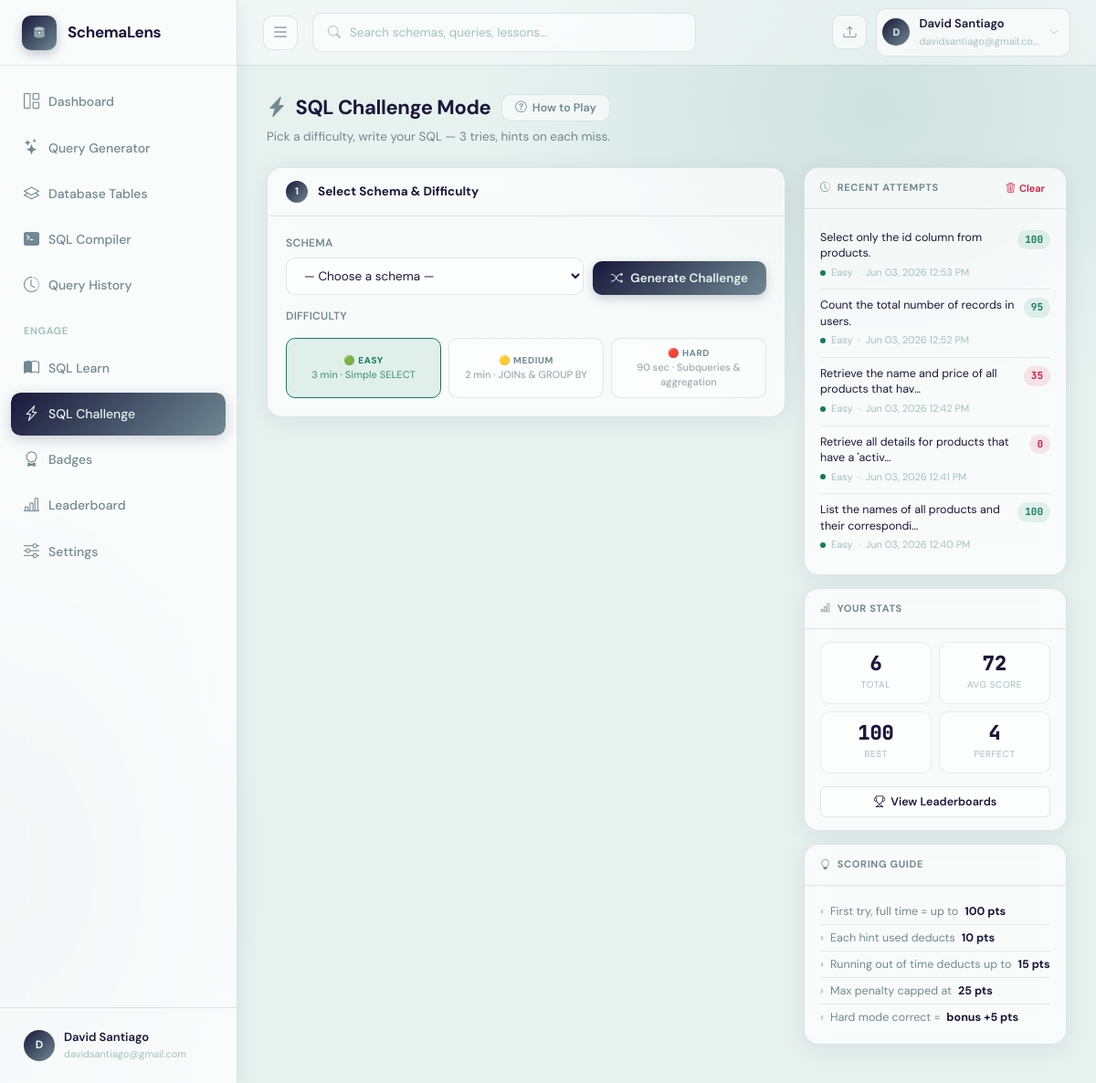
The page /challenge (signed in) on the database its author committed.
### app.py (models this page shows)
class User(UserMixin, db.Model):
    __tablename__ = "users"
    id           = db.Column(db.Integer, primary_key=True)
    name         = db.Column(db.String(120), nullable=False)
    email        = db.Column(db.String(200), unique=True, nullable=False)
    password     = db.Column(db.String(256), nullable=False)
    company      = db.Column(db.String(120), default="")
    role         = db.Column(db.String(80), default="")
    gemini_key   = db.Column(db.String(256), default="")
    last_active   = db.Column(db.DateTime, nullable=True)
    streak_days  = db.Column(db.Integer, default=0)
    created_at   = db.Column(db.DateTime, default=datetime.datetime.utcnow)
    agreement_accepted = db.Column(db.Boolean, default=False)
    agreement_accepted_at = db.Column(db.DateTime, nullable=True)
    schemas      = db.relationship("SchemaUpload", backref="owner", lazy=True,
                                   cascade="all, delete-orphan")
    queries      = db.relationship("QueryHistory", backref="owner", lazy=True,
                                   cascade="all, delete-orphan")
    badges       = db.relationship("UserBadge", backref="user", lazy=True,
                                   cascade="all, delete-orphan")
    challenges   = db.relationship("ChallengeAttempt", backref="user", lazy=True,
                                   cascade="all, delete-orphan")

class ChallengeAttempt(db.Model):
    __tablename__ = "challenge_attempts"
    id            = db.Column(db.Integer, primary_key=True)
    user_id       = db.Column(db.Integer, db.ForeignKey("users.id"), nullable=False)
    schema_id     = db.Column(db.Integer, db.ForeignKey("schema_uploads.id"), nullable=True)
    prompt        = db.Column(db.Text, nullable=False)
    expected_sql  = db.Column(db.Text, default="")
    user_sql      = db.Column(db.Text, default="")
    score         = db.Column(db.Integer, default=0)
    feedback      = db.Column(db.Text, default="")
    attempted_at  = db.Column(db.DateTime, default=datetime.datetime.utcnow)

### app.py (the view)
@app.route("/challenge")
@login_required
def challenge_page():
    schemas = SchemaUpload.query.filter_by(user_id=current_user.id).all()
    selected_schema = None
    preselect_id = request.args.get("schema_id")
    if preselect_id:
        selected_schema = SchemaUpload.query.filter_by(
            id=preselect_id, user_id=current_user.id).first()
    recent_attempts = (
        ChallengeAttempt.query
        .filter_by(user_id=current_user.id)
        .order_by(ChallengeAttempt.attempted_at.desc())
        .limit(5)
        .all()
    )
    all_attempts = ChallengeAttempt.query.filter_by(user_id=current_user.id).all()
    total_attempts = len(all_attempts)
    scores = [a.score for a in all_attempts if a.score is not None]
    avg_score    = round(sum(scores) / len(scores)) if scores else 0
    best_score   = max(scores) if scores else 0
    perfect_count = sum(1 for s in scores if s >= 90)
    return render_template(
        "challenges.html",
        schemas=schemas,
        selected_schema=selected_schema,
        recent_attempts=recent_attempts,
        total_attempts=total_attempts,
        avg_score=avg_score,
        best_score=best_score,
        perfect_count=perfect_count,
    )

### app.py (called while the page is built)
@login_manager.user_loader
def load_user(user_id):
    return db.session.get(User, int(user_id))

@app.template_filter('ph_time')
def ph_time_filter(dt):
    if not dt:
        return ''
    if isinstance(dt, str):
        try:
            dt = datetime.datetime.fromisoformat(dt)
        except Exception:
            return dt
    if dt.tzinfo is None:
        dt = dt.replace(tzinfo=datetime.timezone.utc)
    ph_tz = datetime.timezone(datetime.timedelta(hours=8))
    dt_ph = dt.astimezone(ph_tz)
    return dt_ph.strftime('%b %d, %Y %I:%M %p')

### templates/challenges.html (shortened to what this page needs)
{% extends "base.html" %}
{% block content %}
<div class="pg-head fade-in">
  <div class="pg-head-row" style="margin-bottom:4px;">
    <h1 style="margin-bottom:0;">
      <i class="bi bi-lightning-charge-fill" style="color:var(--primary-mid)"></i>
      SQL Challenge Mode
    </h1>
    <button class="btn-how" onclick="openHtp()">
      <i class="bi bi-question-circle"></i> How to Play
    </button>
  </div>
  <p>Pick a difficulty, write your SQL — 3 tries, hints on each miss.</p>
</div>
<div class="ch-layout">
  <div>
    <div class="sc fade-in fade-in-1">
      <div class="sc-head">
        <div class="sc-num">1</div>
        <div class="sc-title">Select Schema &amp; Difficulty</div>
      </div>
      <div class="sc-body">
        <div class="s1-grid">
          <div>
            <label class="label">Schema</label>
            <select id="schemaSelect" class="select">
              <option value="">— Choose a schema —</option>
            </select>
          </div>
          <button id="generateBtn" class="btn-gen" onclick="generateChallenge()">
            <i class="bi bi-shuffle" id="genIcon"></i>
            <span id="genLabel">Generate Challenge</span>
          </button>
        </div>
        <div style="margin-top:14px;">
          <label class="label">Difficulty</label>
          <div class="diff-row" id="diffRow">
            <button class="diff-btn active-easy" id="diff-easy"   onclick="setDiff('easy')">
              <span class="diff-tag">🟢 Easy</span>
              <span class="diff-time">3 min · Simple SELECT</span>
            </button>
            <button class="diff-btn" id="diff-medium" onclick="setDiff('medium')">
              <span class="diff-tag">🟡 Medium</span>
              <span class="diff-time">2 min · JOINs &amp; GROUP BY</span>
            </button>
            <button class="diff-btn" id="diff-hard" onclick="setDiff('hard')">
              <span class="diff-tag">🔴 Hard</span>
              <span class="diff-time">90 sec · Subqueries &amp; aggregation</span>
            </button>
          </div>
        </div>
      </div>
    </div>
  </div>
  <div>
    <div id="chRecentAttemptsWrapper">
      <div class="side-card fade-in fade-in-2">
        <div class="side-head">
          <i class="bi bi-clock-history"></i> Recent Attempts
          <button class="btn-clear ml" onclick="clearHistory()">
            <i class="bi bi-trash3"></i> Clear
          </button>
        </div>
        <div class="side-body" id="recentAttemptsBody">
          {% if recent_attempts %}
            {% for a in recent_attempts %}
            <div class="att-item">
              <div class="att-row">
                <div class="att-txt">{{ a.prompt[:52] }}{% if a.prompt|length > 52 %}…{% endif %}</div>
                <span class="att-pill {% if a.score >= 80 %}ap-g{% elif a.score >= 50 %}ap-w{% else %}ap-r{% endif %}">{{ a.score }}</span>
              </div>
              <div class="att-meta">
                {% set diff = a.difficulty if a.difficulty else 'easy' %}
                <span class="diff-pip dp-{{ diff }}"></span>
                <span style="text-transform:capitalize;">{{ diff }}</span>
                <span>·</span>
                <span>{{ a.attempted_at | ph_time }}</span>
              </div>
            </div>
            {% endfor %}
          {% else %}
            <div class="empty-att" id="noAttempts">
              <i class="bi bi-journal-x"></i>No attempts yet
            </div>
          {% endif %}
        </div>
      </div>
    </div>
  <div class="side-card fade-in fade-in-3">
  <div class="side-head"><i class="bi bi-bar-chart"></i> Your Stats</div>
  <div class="side-body">
    <div class="stats-2x2">
      <div class="sbox"><div class="sv">{{ total_attempts }}</div><div class="sl">Total</div></div>
      <div class="sbox"><div class="sv">{{ avg_score }}</div><div class="sl">Avg Score</div></div>
      <div class="sbox"><div class="sv">{{ best_score }}</div><div class="sl">Best</div></div>
      <div class="sbox"><div class="sv">{{ perfect_count }}</div><div class="sl">Perfect</div></div>
    </div>
    <a href="/leaderboard" class="btn btn-outline btn-sm" style="width: 100%; text-align: center; justify-content: center; display: flex; margin-top: 14px; gap: 6px;">
      <i class="bi bi-trophy"></i> View Leaderboards
    </a>
  </div>
</div>
    <div class="side-card fade-in fade-in-4">
      <div class="side-head"><i class="bi bi-lightbulb"></i> Scoring Guide</div>
      <div class="side-body">
        <ul class="tip-ul">
          <li>First try, full time = up to <strong>100 pts</strong></li>
          <li>Each hint used deducts <strong>10 pts</strong></li>
          <li>Running out of time deducts up to <strong>15 pts</strong></li>
          <li>Max penalty capped at <strong>25 pts</strong></li>
          <li>Hard mode correct = <strong>bonus +5 pts</strong></li>
        </ul>
      </div>
    </div>
  </div>
</div>
{% endblock %}

### templates/base.html (shortened to what this page needs)
<!DOCTYPE html>
<html lang="en">
<head>
  <link href="https://cdn.jsdelivr.net/npm/bootstrap-icons@1.11.3/font/bootstrap-icons.css" rel="stylesheet">
  <link rel="stylesheet" href="https://cdnjs.cloudflare.com/ajax/libs/highlight.js/11.9.0/styles/github-dark.min.css">
</head>
<body>
{% if current_user.is_authenticated %}
<aside class="sidebar" id="appSidebar" aria-label="Main Navigation">
  <div class="sidebar-logo">
    <a href="{{ url_for('dashboard') }}">
      <div class="logo-icon">
      </div>
      <span class="logo-text">SchemaLens</span>
    </a>
  </div>
  <nav class="sidebar-nav">
    <a href="{{ url_for('dashboard') }}" class="nav-item {% if request.endpoint=='dashboard' %}active{% endif %}">
      <i class="bi bi-grid-1x2" aria-hidden="true"></i> <span>Dashboard</span>
    </a>
    <a href="{{ url_for('query_page') }}" class="nav-item {% if request.endpoint=='query_page' %}active{% endif %}">
      <i class="bi bi-stars" aria-hidden="true"></i> <span>Query Generator</span>
    </a>
    <a href="{{ url_for('schemas') }}" class="nav-item {% if request.endpoint in ['schemas','schema_detail'] %}active{% endif %}">
      <i class="bi bi-layers" aria-hidden="true"></i> <span>Database Tables</span>
    </a>
    <a href="{{ url_for('sql_compiler') }}" class="nav-item {% if request.endpoint=='sql_compiler' %}active{% endif %}">
      <i class="bi bi-terminal-fill" aria-hidden="true"></i> <span>SQL Compiler</span>
    </a>
    <a href="{{ url_for('history') }}" class="nav-item {% if request.endpoint=='history' %}active{% endif %}">
      <i class="bi bi-clock-history" aria-hidden="true"></i> <span>Query History</span>
    </a>
    <div class="nav-section">Engage</div>
       <a href="{{ url_for('learn') }}" class="nav-item {% if request.endpoint=='learn' %}active{% endif %}">
      <i class="bi bi-book-half" aria-hidden="true"></i> <span>SQL Learn</span>
    </a>
    <a href="{{ url_for('challenge_page') }}" class="nav-item {% if request.endpoint=='challenge_page' %}active{% endif %}">
      <i class="bi bi-lightning-charge" aria-hidden="true"></i> <span>SQL Challenge</span>
    </a>
    <a href="{{ url_for('badges_page') }}"    class="nav-item {% if request.endpoint=='badges_page' %}active{% endif %}">
      <i class="bi bi-award" aria-hidden="true"></i> <span>Badges</span>
    </a>
    <a href="{{ url_for('leaderboard') }}"    class="nav-item {% if request.endpoint=='leaderboard' %}active{% endif %}">
      <i class="bi bi-bar-chart-line" aria-hidden="true"></i> <span>Leaderboard</span>
    </a>
    <a href="{{ url_for('settings') }}" class="nav-item {% if request.endpoint=='settings' %}active{% endif %}">
      <i class="bi bi-sliders" aria-hidden="true"></i> <span>Settings</span>
    </a>
  </nav>
  <div class="sidebar-footer">
   <a href="{{ url_for('settings')}}" class="user-dropdown-wrapper" style="text-decoration: none; color: inherit;" aria-haspopup="true" aria-label="User Profile and Settings">
      <div class="user-row" tabindex="0" aria-label="User Profile Summary">
        <div class="user-avatar">{{ current_user.name[0].upper() }}</div>
        <div>
          <div class="user-name">{{ current_user.name }}</div>
          <div class="user-email">{{ current_user.email[:26] }}{% if current_user.email|length > 26 %}…{% endif %}</div>
        </div>
      </div>
    </a>
  </div>
</aside>
<header class="topbar">
  <button class="icon-btn" id="sidebarToggleBtn" onclick="toggleSidebar()" aria-label="Toggle Sidebar" aria-controls="appSidebar">
    <i class="bi bi-list" style="font-size: 20px;"></i>
  </button>
<div class="search-box" style="position:relative;" id="searchBoxWrapper">
    <i class="bi bi-search" aria-hidden="true" id="searchIcon"></i>
    <input
      type="text"
      id="globalSearchInput"
      placeholder="Search schemas, queries, lessons…"
      autocomplete="off"
      autocorrect="off"
      spellcheck="false"
      aria-label="Global Search"
      aria-autocomplete="list"
      aria-controls="searchDropdown"
      aria-expanded="false"
      role="combobox"
    >
  </div>
  <div class="topbar-right">
    <a href="{{ url_for('schemas') }}" class="icon-btn" title="Upload Schema" aria-label="Upload Schema"><i class="bi bi-upload"></i></a>
    <div class="user-dropdown-wrapper">
      <div class="topbar-user" id="topbarUserBtn" tabindex="0" role="button" aria-haspopup="true" aria-expanded="false" aria-label="User Menu">
        <div class="user-avatar" style="width:30px;height:30px;font-size:11px;">{{ current_user.name[0].upper() }}</div>
        <div>
          <div class="name">{{ current_user.name }}</div>
          <div class="email">{{ current_user.email[:22] }}{% if current_user.email|length>22 %}…{% endif %}</div>
        </div>
        <i class="bi bi-chevron-down" style="font-size:10px;color:var(--text-xs);margin-left:2px;" aria-hidden="true"></i>
      </div>
    </div>
  </div>
</header>
<div class="main">
  <div class="page">
    {% block content %}{% endblock %}
  </div>
</div>
{% else %}
{% block auth_content %}{% endblock %}
{% endif %}
</body>
</html>

### rows shown on the page
User: name "D", name "David Santiago", email "davidsantiago@gmail.com", email "davidsantiago@gmail.co"
ChallengeAttempt: prompt "Select only the id column from products.", score "100", diff "Easy", attempted_at|ph_time "Jun 03, 2026 12:53 PM"
ChallengeAttempt: prompt "Count the total number of records in users.", score "95", diff "Easy", attempted_at|ph_time "Jun 03, 2026 12:52 PM"
ChallengeAttempt: prompt "Retrieve the name and price of all products that hav", score "35", difficulty "Easy", attempted_at|ph_time "Jun 03, 2026 12:42 PM"
ChallengeAttempt: prompt "Retrieve all details for products that have a 'activ", score "0", diff "Easy", attempted_at|ph_time "Jun 03, 2026 12:41 PM"
ChallengeAttempt: prompt "List the names of all products and their correspondi", score "100", difficulty "Easy", attempted_at|ph_time "Jun 03, 2026 12:40 PM"

### other values the page prints
{{ total_attempts }} "6"
{{ avg_score }} "72"
{{ best_score }} "100"
{{ perfect_count }} "4"
